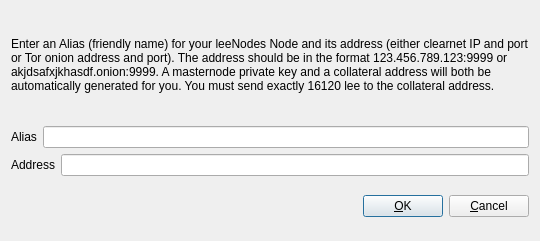
<?xml version="1.0" encoding="UTF-8"?>
<ui version="4.0">
 <class>AddEditAdrenalineNode</class>
 <widget class="QDialog" name="AddEditAdrenalineNode">
  <property name="geometry">
   <rect>
    <x>0</x>
    <y>0</y>
    <width>540</width>
    <height>241</height>
   </rect>
  </property>
  <property name="windowTitle">
   <string>Add/Edit leeNodes Node</string>
  </property>
  <property name="modal">
   <bool>true</bool>
  </property>
  <layout class="QVBoxLayout" name="verticalLayout">
   <item>
    <layout class="QVBoxLayout" name="verticalLayout_2">
     <property name="topMargin">
      <number>0</number>
     </property>
     <property name="bottomMargin">
      <number>0</number>
     </property>
     <item>
      <widget class="QLabel" name="label_3">
       <property name="sizePolicy">
        <sizepolicy hsizetype="Preferred" vsizetype="Expanding">
         <horstretch>0</horstretch>
         <verstretch>0</verstretch>
        </sizepolicy>
       </property>
       <property name="text">
        <string>&lt;html&gt;&lt;head/&gt;&lt;body&gt;&lt;p&gt;Enter an Alias (friendly name) for your leeNodes Node and its address (either clearnet IP and port or Tor onion address and port).  The address should be in the format 123.456.789.123:9999 or akjdsafxjkhasdf.onion:9999.  A masternode private key and a collateral address will both be automatically generated for you.  You must send exactly 16120 lee to the collateral address.&lt;/p&gt;&lt;/body&gt;&lt;/html&gt;</string>
       </property>
       <property name="wordWrap">
        <bool>true</bool>
       </property>
      </widget>
     </item>
     <item>
      <layout class="QHBoxLayout" name="horizontalLayout">
       <property name="bottomMargin">
        <number>0</number>
       </property>
       <item>
        <widget class="QLabel" name="label">
         <property name="text">
          <string>Alias</string>
         </property>
        </widget>
       </item>
       <item>
        <widget class="QLineEdit" name="aliasLineEdit"/>
       </item>
      </layout>
     </item>
     <item>
      <layout class="QHBoxLayout" name="horizontalLayout_2">
       <property name="bottomMargin">
        <number>0</number>
       </property>
       <item>
        <widget class="QLabel" name="label_2">
         <property name="text">
          <string>Address</string>
         </property>
        </widget>
       </item>
       <item>
        <widget class="QLineEdit" name="addressLineEdit"/>
       </item>
      </layout>
     </item>
     <item>
      <layout class="QHBoxLayout" name="horizontalLayout_3">
       <property name="bottomMargin">
        <number>0</number>
       </property>
      </layout>
     </item>
    </layout>
   </item>
   <item>
    <layout class="QHBoxLayout" name="horizontalLayout_Buttons">
     <item>
      <spacer name="horizontalSpacer_1">
       <property name="orientation">
        <enum>Qt::Horizontal</enum>
       </property>
       <property name="sizeHint" stdset="0">
        <size>
         <width>40</width>
         <height>48</height>
        </size>
       </property>
      </spacer>
     </item>
     <item>
      <widget class="QLabel" name="statusLabel">
       <property name="font">
        <font>
         <weight>75</weight>
         <bold>true</bold>
        </font>
       </property>
       <property name="text">
        <string/>
       </property>
       <property name="textFormat">
        <enum>Qt::PlainText</enum>
       </property>
       <property name="wordWrap">
        <bool>true</bool>
       </property>
      </widget>
     </item>
     <item>
      <spacer name="horizontalSpacer_2">
       <property name="orientation">
        <enum>Qt::Horizontal</enum>
       </property>
       <property name="sizeHint" stdset="0">
        <size>
         <width>40</width>
         <height>48</height>
        </size>
       </property>
      </spacer>
     </item>
     <item>
      <widget class="QPushButton" name="okButton">
       <property name="text">
        <string>&amp;OK</string>
       </property>
      </widget>
     </item>
     <item>
      <widget class="QPushButton" name="cancelButton">
       <property name="text">
        <string>&amp;Cancel</string>
       </property>
       <property name="autoDefault">
        <bool>false</bool>
       </property>
      </widget>
     </item>
    </layout>
   </item>
  </layout>
 </widget>
 <resources/>
 <connections/>
</ui>
